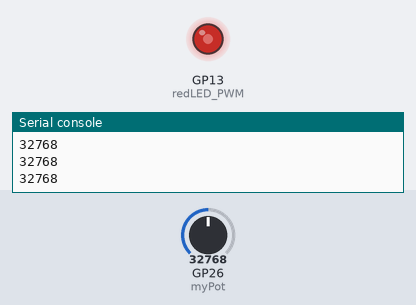
Recording of a program running on a simulated Raspberry Pi Pico running MicroPython. Shown: output pins drawn as LEDs (lit = HIGH), the last lines printed to the serial console. The test bench sets the inputs (shaded band); at power-on: GP26 (myPot) = 32768 (analog values on the 0–65535 scale).

Above: at 1.2 s.
1.3 s: GP26 (myPot) set to 45874
At 2.0 s:
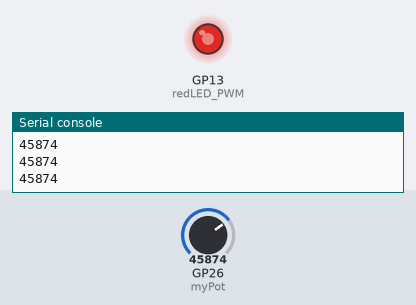
2.9 s: GP26 (myPot) set to 57670
At 4.2 s:
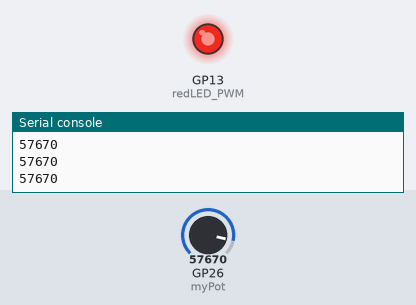
4.5 s: GP26 (myPot) set to 7864
At 5.7 s:
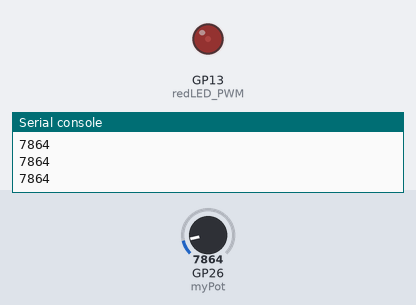
6.1 s: GP26 (myPot) set to 45
At 7.0 s:
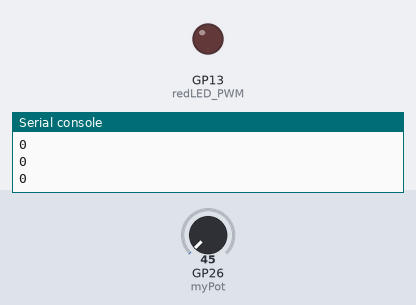
Timing chart, 0 to 8.7 s (numbered marks = the images above; inputs shaded):
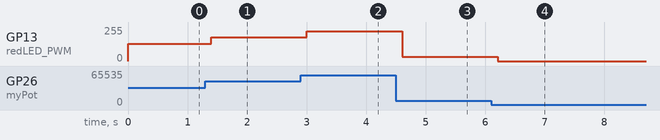

Measured:
- after the input at 1.3 s, GP13 (redLED_PWM): 128/255 → 178/255 after 0.10 s
- after the input at 2.9 s, GP13 (redLED_PWM): 178/255 → 224/255 after 0.10 s
- after the input at 4.5 s, GP13 (redLED_PWM): 224/255 → 31/255 after 0.11 s
- after the input at 6.1 s, GP13 (redLED_PWM): 31/255 → 0/255 after 0.11 s

The program:

LED_dimmer_potentiometer.py
```python
# Program to use a potentiometer
# as a dimmer switch for an LED
# HW for Pico Lesson 10 and 11
# Lori Pfahler
# April 2023


# import modules
from machine import Pin, PWM
from utime import sleep

# setup potentiometers on ADC pins: ADC0 and ADC1
myPot = machine.ADC(26)

# setup redLED with PWM
redLED_PWM = PWM(Pin(13))
redLED_PWM.freq(1000)
redLED_PWM.duty_u16(0)

try:
    while True:
        potValue = myPot.read_u16()
        if potValue < 700:
            potValue = 0
        if potValue > 65500:
            potValue = 65535
        redLED_PWM.duty_u16(int(potValue))
        print(potValue)
        sleep(0.2)

except KeyboardInterrupt:
    redLED_PWM.duty_u16(0)
```
